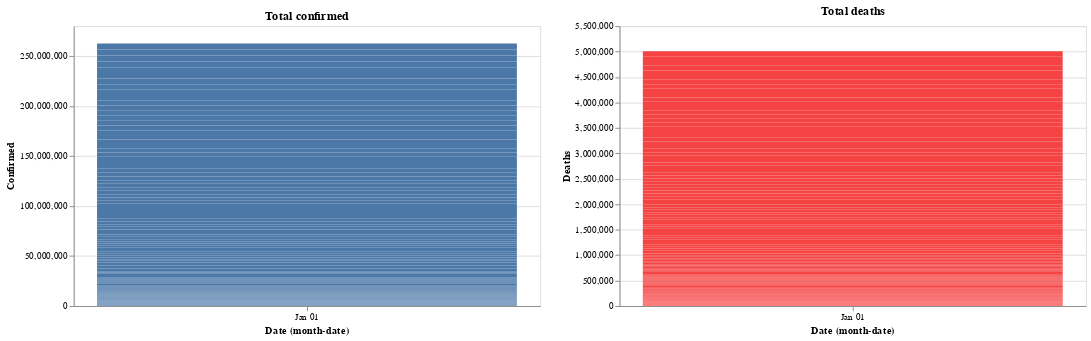

The notebook cell saved with this chart:
### Code cell
red = alt.value("#f54242")
base.encode(y='Confirmed').properties(title='Total confirmed') | base.encode(y='Deaths',color=red).properties(title='Total deaths')

### Figure 1 — Vega-Lite specification as saved in the notebook (floating-point values rounded to 4 significant figures; data arrays with more than 128 entries replaced by an {"elided": "..."} marker saying what was removed)
{"config": {"view": {"continuousWidth": 400, "continuousHeight": 300}}, "hconcat": [{"mark": "bar", "encoding": {"x": {"type": "ordinal", "field": "Date", "timeUnit": "monthdate"}, "y": {"type": "quantitative", "field": "Confirmed"}}, "title": "Total confirmed", "width": 500}, {"mark": "bar", "encoding": {"color": {"value": "#f54242"}, "x": {"type": "ordinal", "field": "Date", "timeUnit": "monthdate"}, "y": {"type": "quantitative", "field": "Deaths"}}, "title": "Total deaths", "width": 500}], "data": {"name": "data-d01834fe4a1c304ee06ff51743dd7aee"}, "$schema": "https://vega.github.io/schema/vega-lite/v4.8.1.json", "datasets": {"data-d01834fe4a1c304ee06ff51743dd7aee": {"elided": "150 records"}}}
